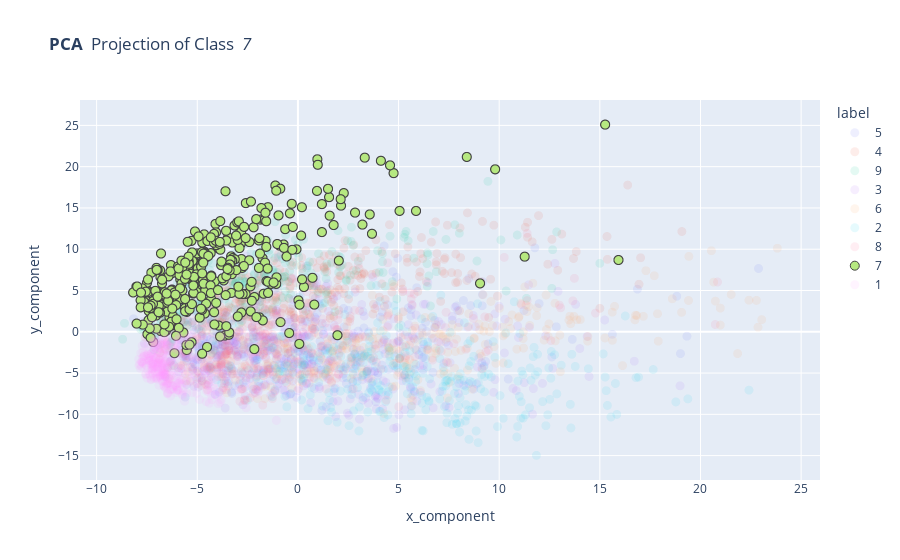

The cell this chart's notebook holds for it:
### Code cell
x_components = np.array(principalComponents[:, 0])
y_components = np.array(principalComponents[:, 1])
labels = np.array(y)

df = pd.DataFrame({'label': labels, 'x_component': x_components, 'y_component': y_components}, 
                  columns=['label', 'x_component', 'y_component'])

df['label'] = df['label'].astype(str)

label_to_check = 7 ### Check a specific group (1-9); 0 means no specific group chosen

plot_2d_NEW(df, label_to_check, "PCA")

### Figure 1 — Plotly figure (JSON) as saved in the notebook; plotly's stock layout.template omitted (floating-point values rounded to 4 significant figures; data arrays with more than 128 entries replaced by an {"elided": "..."} marker saying what was removed)
{"data": [{"hovertemplate": "label=5<br>x_component=%{x}<br>y_component=%{y}<extra></extra>", "legendgroup": "5", "marker": {"color": "#636efa", "line": {"width": 0}, "size": 9, "symbol": "circle"}, "mode": "markers", "name": "5", "opacity": 0.1, "showlegend": true, "type": "scattergl", "x": {"elided": "272 float values"}, "xaxis": "x", "y": {"elided": "272 float values"}, "yaxis": "y"}, {"hovertemplate": "label=4<br>x_component=%{x}<br>y_component=%{y}<extra></extra>", "legendgroup": "4", "marker": {"color": "#EF553B", "line": {"width": 0}, "size": 9, "symbol": "circle"}, "mode": "markers", "name": "4", "opacity": 0.1, "showlegend": true, "type": "scattergl", "x": {"elided": "339 float values"}, "xaxis": "x", "y": {"elided": "339 float values"}, "yaxis": "y"}, {"hovertemplate": "label=9<br>x_component=%{x}<br>y_component=%{y}<extra></extra>", "legendgroup": "9", "marker": {"color": "#00cc96", "line": {"width": 0}, "size": 9, "symbol": "circle"}, "mode": "markers", "name": "9", "opacity": 0.1, "showlegend": true, "type": "scattergl", "x": {"elided": "327 float values"}, "xaxis": "x", "y": {"elided": "327 float values"}, "yaxis": "y"}, {"hovertemplate": "label=3<br>x_component=%{x}<br>y_component=%{y}<extra></extra>", "legendgroup": "3", "marker": {"color": "#ab63fa", "line": {"width": 0}, "size": 9, "symbol": "circle"}, "mode": "markers", "name": "3", "opacity": 0.1, "showlegend": true, "type": "scattergl", "x": {"elided": "362 float values"}, "xaxis": "x", "y": {"elided": "362 float values"}, "yaxis": "y"}, {"hovertemplate": "label=6<br>x_component=%{x}<br>y_component=%{y}<extra></extra>", "legendgroup": "6", "marker": {"color": "#FFA15A", "line": {"width": 0}, "size": 9, "symbol": "circle"}, "mode": "markers", "name": "6", "opacity": 0.1, "showlegend": true, "type": "scattergl", "x": {"elided": "338 float values"}, "xaxis": "x", "y": {"elided": "338 float values"}, "yaxis": "y"}, {"hovertemplate": "label=2<br>x_component=%{x}<br>y_component=%{y}<extra></extra>", "legendgroup": "2", "marker": {"color": "#19d3f3", "line": {"width": 0}, "size": 9, "symbol": "circle"}, "mode": "markers", "name": "2", "opacity": 0.1, "showlegend": true, "type": "scattergl", "x": {"elided": "341 float values"}, "xaxis": "x", "y": {"elided": "341 float values"}, "yaxis": "y"}, {"hovertemplate": "label=8<br>x_component=%{x}<br>y_component=%{y}<extra></extra>", "legendgroup": "8", "marker": {"color": "#FF6692", "line": {"width": 0}, "size": 9, "symbol": "circle"}, "mode": "markers", "name": "8", "opacity": 0.1, "showlegend": true, "type": "scattergl", "x": {"elided": "331 float values"}, "xaxis": "x", "y": {"elided": "331 float values"}, "yaxis": "y"}, {"hovertemplate": "label=7<br>x_component=%{x}<br>y_component=%{y}<extra></extra>", "legendgroup": "7", "marker": {"color": "#B6E880", "line": {"width": 1}, "size": 9, "symbol": "circle"}, "mode": "markers", "name": "7", "showlegend": true, "type": "scattergl", "x": {"elided": "341 float values"}, "xaxis": "x", "y": {"elided": "341 float values"}, "yaxis": "y"}, {"hovertemplate": "label=1<br>x_component=%{x}<br>y_component=%{y}<extra></extra>", "legendgroup": "1", "marker": {"color": "#FF97FF", "line": {"width": 0}, "size": 9, "symbol": "circle"}, "mode": "markers", "name": "1", "opacity": 0.1, "showlegend": true, "type": "scattergl", "x": {"elided": "349 float values"}, "xaxis": "x", "y": {"elided": "349 float values"}, "yaxis": "y"}], "layout": {"legend": {"title": {"text": "label"}, "tracegroupgap": 0}, "title": {"text": "<b> PCA </b> Projection of Class <i> 7 </i>"}, "xaxis": {"anchor": "y", "domain": [0, 1], "title": {"text": "x_component"}}, "yaxis": {"anchor": "x", "domain": [0, 1], "title": {"text": "y_component"}}}}
